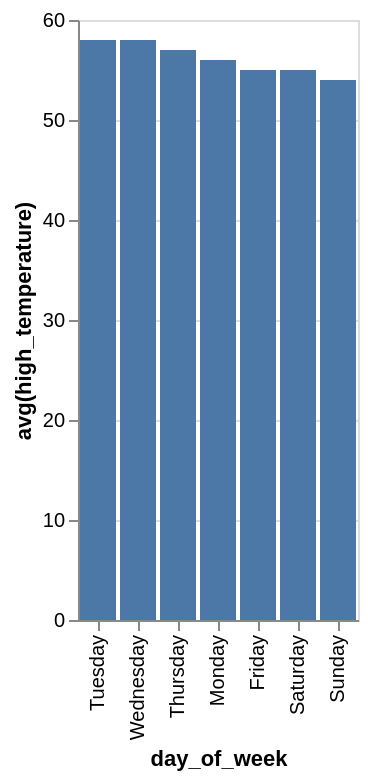

Write the Vega-Lite specification saved for this chart.
### Vega-Lite specification from a JSON file in a GitHub repository (floating-point values rounded to 4 significant figures)
{"data": {"values": [{"x_data": "Friday", "y_data": 55}, {"x_data": "Monday", "y_data": 56}, {"x_data": "Saturday", "y_data": 55}, {"x_data": "Sunday", "y_data": 54}, {"x_data": "Thursday", "y_data": 57}, {"x_data": "Tuesday", "y_data": 58}, {"x_data": "Wednesday", "y_data": 58}]}, "mark": "bar", "encoding": {"x": {"field": "x_data", "type": "nominal", "title": "day_of_week", "sort": {"op": "sum", "field": "y_data", "order": "descending"}}, "y": {"field": "y_data", "type": "quantitative", "title": "avg(high_temperature)"}}}
